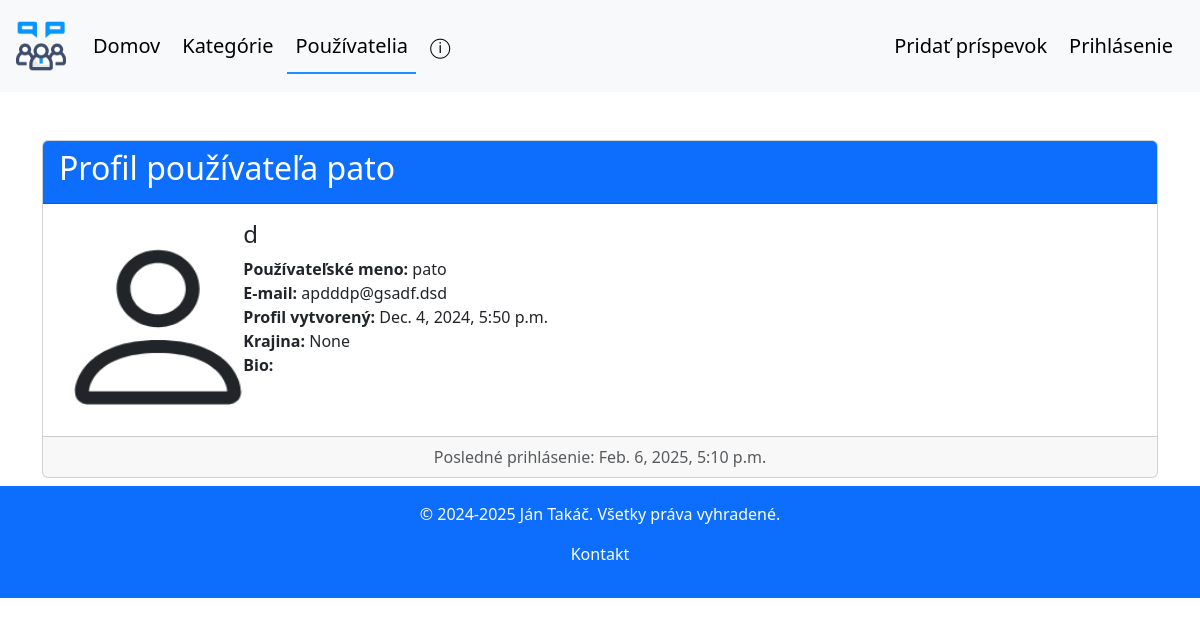
The page /browse-profiles/9/ on the database its author committed.
### forum/models.py (models this page shows, shortened)
class Profile(models.Model):
    user = models.OneToOneField(User, on_delete=models.CASCADE, related_name='profile')
    image = models.ImageField(default='pf_pics/default.png', upload_to='pf_pics', null=False, blank=True)
    country = models.CharField(max_length=50, null=True, blank=True)
    bio = models.TextField(max_length=150, null=True, blank=True)

### forum/views.py (the view)
# urls.py: path('browse-profiles/<int:profile_id>/', views.browse_profile_view, name='browse_profile'),
def browse_profile_view(request, profile_id):
    profile = get_object_or_404(Profile, id=profile_id)
    return render(request, 'forum/browse_profile.html', {'profile': profile})

### forum/templates/forum/browse_profile.html (shortened to what this page needs)
{% extends 'forum/base.html' %}
{% block users_active %}active{% endblock %}
{% block content %}
<div class="container mt-5">
    <div class="card mb-2">
        <div class="card-header bg-primary text-white">
            <h2>Profil používateľa {{ profile.user.username }}</h2>
        </div>
        <div class="card-body">
            <div class="row">
                <div class="col-md-2">
                    <img src="{{ profile.image.url }}" width="200" height="200" alt="pf_picture">
                </div>
                <div class="col-md-8">
                    <h4 class="card-title">{{ profile.user.first_name }}  {{ profile.user.last_name }}</h4>
                    <p class="card-text">
                        <strong>Používateľské meno:</strong> {{ profile.user.username }}<br>
                        <strong>E-mail:</strong> {{ profile.user.email }}<br>
                        <strong>Profil vytvorený: </strong> {{ profile.user.date_joined }}<br>
                        <strong>Krajina: </strong> {{ profile.country }}<br>
                        <strong>Bio: </strong> {{ profile.bio }}
                    </p>
                </div>
            </div>
        </div>
        <div class="card-footer text-muted text-center">
            Posledné prihlásenie: {{ profile.user.last_login }}
        </div>
    </div>
</div>
{% endblock %}

### forum/static/forum/style.css (style rules this page uses)
.card { transition: transform 0.4s ease, box-shadow 0.4s ease; }

### rows shown on the page
Profile: user.username "pato", image (placeholder picture), user.first_name "d", user.email "apdddp@gsadf.dsd", user.date_joined "Dec. 4, 2024, 5:50 p.m.", country "None", user.last_login "Feb. 6, 2025, 5:10 p.m."
